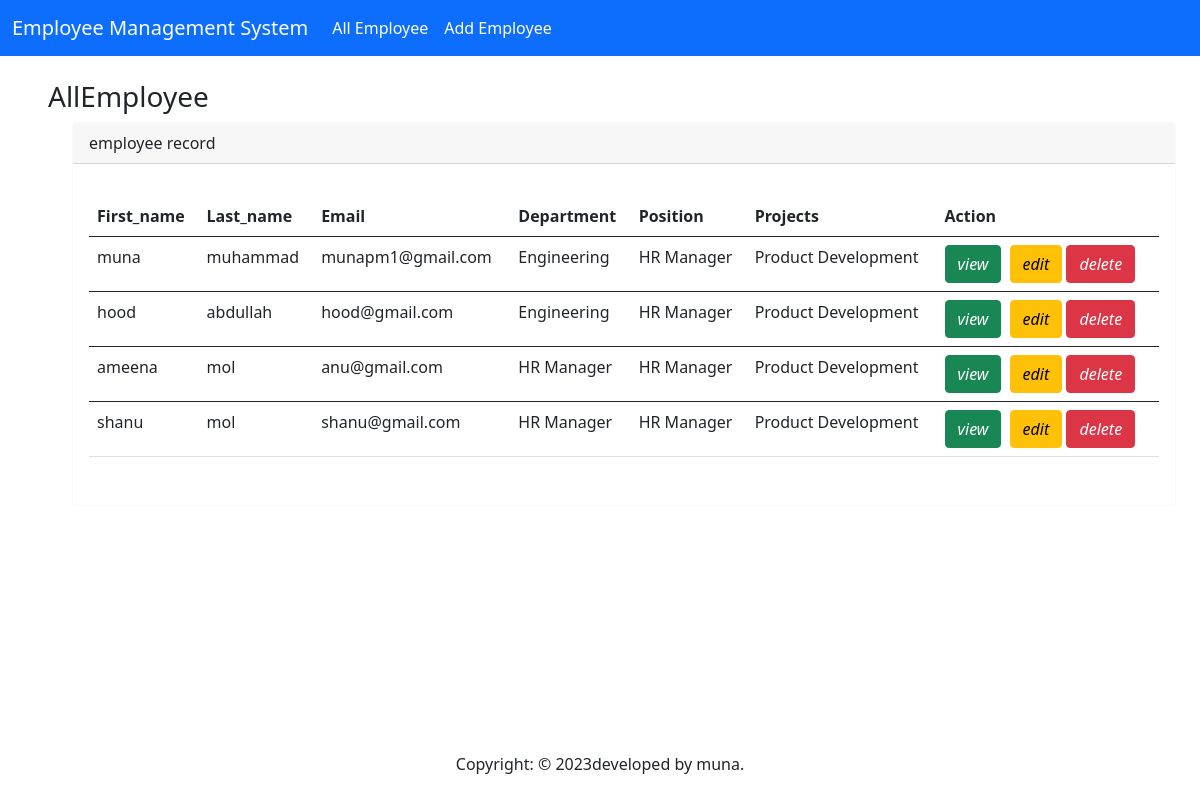
The app's page /emphub/employees with its own data.
### emphub/models.py (models this page shows, shortened)
class Employee(models.Model):
    user=models.OneToOneField(User,on_delete=models.CASCADE)
    employee_number=models.PositiveIntegerField()
    email = models.EmailField(unique=True)
    mobile_number = models.CharField(max_length=15)
    first_name = models.CharField(max_length=100)
    last_name = models.CharField(max_length=100)
    department = models.ForeignKey(Department, on_delete=models.CASCADE)
    position = models.ForeignKey(Position, on_delete=models.CASCADE)
    projects = models.ManyToManyField(Project)

class Department(models.Model):
    name = models.CharField(max_length=100)
    def __str__(self):
        return self.name

class Position(models.Model):
    title = models.CharField(max_length=100)
    def __str__(self):
        return self.title

class Project(models.Model):
    name = models.CharField(max_length=100)

### emphub/views.py (the view)
# urls.py: path('employees', views.EmployeeListView.as_view(), name='employee_list'),
class EmployeeListView(ListView):
    template_name="employee_list.html"
    model=Employee
    context_object_name="employees"

### emphub/templates/employee_list.html (shortened to what this page needs)
{%extends 'base.html'%}
{%block body_block%}
<div class="container-fluid m-4">
  <h3>AllEmployee</h3>
  <div class="row">
    <div class="col-12">
      {%if employees%}
      <div class="card border-light mb-3 ms-4 me-4">
        <div class="card-header">employee record</div>
        <div class="card-body">
          <p class="card-text">
          <div class="table-responsive">
            <table class="table table-hover">
              <thead>
                <tr>
                  <th scope="col">First_name</th>
                  <th scope="col">Last_name</th>
                  <th scope="col">Email</th>
                  <th scope="col">Department</th>
                  <th scope="col">Position</th>
                  <th scope="col">Projects</th>
                  <th scope="col">Action</th>
                </tr>
              </thead>
              <tbody>
                {%for employee in employees%}
                <tr>
                  <td>{{employee.first_name}}</td>
                  <td>{{employee.last_name}}</td>
                  <td>{{employee.email}}</td>
                  <td>{{employee.department}}</td>
                  <td>{{employee.position}}</td>
                  <td>
                    {% for project in employee.projects.all %}
                        {{ project.name }}
                    {% endfor %}
                </td>
                  <td>
                    <button type="button" class="btn btn-success me-1" href="{% url 'employee_detail' employee.id %}"
                      data-bs-toggle="modal" data-bs-target="#myModal{{employee.id}}">
                      <i class="fa-solid fa-circle-info fa-lg">view</i></button>
                    <a type="button" class="btn btn-warning me-17" href="{%url 'employee_change' employee.id%}">
                      <i class="fa-solid fa-pen-to-square">edit</i>
                    </a>
                    <button type="button" class="btn btn-danger me-1" href="" data-bs-toggle="modal" data-bs-target="#delete{{employee.id}}">
                      <i class="fa-sharp fa-solid fa-trash ">delete</i>
                    </button>
                  </td>
                </tr>
              </tbody>
                {%endfor%}
            </table>
          </div>
          </p>
        </div>
      </div>
      {%else%}
      <h5 class="alert alert-primary ms-4 me-4">No student records</h5>
      {%endif%}
    </div>
  </div>
</div>
{%endblock%}

### emphub/templates/base.html (shortened to what this page needs)
<!DOCTYPE html>
<html lang="en">
<head>
    <link href="https://cdn.jsdelivr.net/npm/bootstrap@5.0.2/dist/css/bootstrap.min.css" rel="stylesheet">
</head>
<body class="d-flex flex-column min-vh-100">
    <nav class="navbar navbar-expand-lg navbar-dark bg-primary">
        <div class="container-fluid">
          <a class="navbar-brand" href="">Employee Management System</a>
          <div class="collapse navbar-collapse" id="navbarColor01">
            <ul class="navbar-nav me-auto">
              <li class="nav-item">
                <a class="nav-link text-white" href="{% url 'employee_list' %}">All Employee</a>
              </li>
              <li class="nav-item">
                <a class="nav-link text-white" href="{%url 'employee_add'%}">Add Employee</a>
              </li>
            </ul>
         </div>
        </div>
      </nav>
         <div class="container-fluid">
            {%block body_block%}
            {%endblock%}
         </div>
      <footer class="mt-auto mb-4">
        <div class="text-center">
            <span>
                Copyright: &copy; <script>document.write(new Date().getFullYear())</script>developed by muna.
            </span>
        </div>
      </footer>
</body>
</html>

### records on screen
Employee: first_name "muna", last_name "muhammad", email "munapm1@gmail.com", department "Engineering", position "HR Manager"
Project: name "Product Development"
Employee: first_name "hood", last_name "abdullah", email "hood@gmail.com", department "Engineering", position "HR Manager"
Employee: first_name "ameena", last_name "mol", email "anu@gmail.com", department "HR Manager", position "HR Manager"
Employee: first_name "shanu", last_name "mol", email "shanu@gmail.com", department "HR Manager", position "HR Manager"
